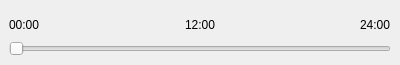
<?xml version="1.0" encoding="UTF-8"?>
<ui version="4.0">
 <class>prograssBarWidget</class>
 <widget class="QWidget" name="prograssBarWidget">
  <property name="geometry">
   <rect>
    <x>0</x>
    <y>0</y>
    <width>400</width>
    <height>65</height>
   </rect>
  </property>
  <property name="windowTitle">
   <string>Form</string>
  </property>
  <layout class="QHBoxLayout" name="horizontalLayout">
   <property name="spacing">
    <number>0</number>
   </property>
   <property name="leftMargin">
    <number>0</number>
   </property>
   <property name="topMargin">
    <number>0</number>
   </property>
   <property name="rightMargin">
    <number>0</number>
   </property>
   <property name="bottomMargin">
    <number>0</number>
   </property>
   <item>
    <widget class="QWidget" name="widget" native="true">
     <layout class="QVBoxLayout" name="verticalLayout">
      <property name="spacing">
       <number>0</number>
      </property>
      <item>
       <layout class="QHBoxLayout" name="horizontalLayout_2">
        <item>
         <widget class="QLabel" name="startLabel">
          <property name="text">
           <string>00:00</string>
          </property>
         </widget>
        </item>
        <item>
         <spacer name="horizontalSpacer">
          <property name="orientation">
           <enum>Qt::Horizontal</enum>
          </property>
          <property name="sizeHint" stdset="0">
           <size>
            <width>40</width>
            <height>20</height>
           </size>
          </property>
         </spacer>
        </item>
        <item>
         <widget class="QLabel" name="midLabel">
          <property name="text">
           <string>12:00</string>
          </property>
         </widget>
        </item>
        <item>
         <spacer name="horizontalSpacer_2">
          <property name="orientation">
           <enum>Qt::Horizontal</enum>
          </property>
          <property name="sizeHint" stdset="0">
           <size>
            <width>40</width>
            <height>20</height>
           </size>
          </property>
         </spacer>
        </item>
        <item>
         <widget class="QLabel" name="endLabel">
          <property name="text">
           <string>24:00</string>
          </property>
         </widget>
        </item>
       </layout>
      </item>
      <item>
       <widget class="QSlider" name="horizontalSlider">
        <property name="orientation">
         <enum>Qt::Horizontal</enum>
        </property>
       </widget>
      </item>
     </layout>
    </widget>
   </item>
  </layout>
 </widget>
 <resources/>
 <connections/>
</ui>
